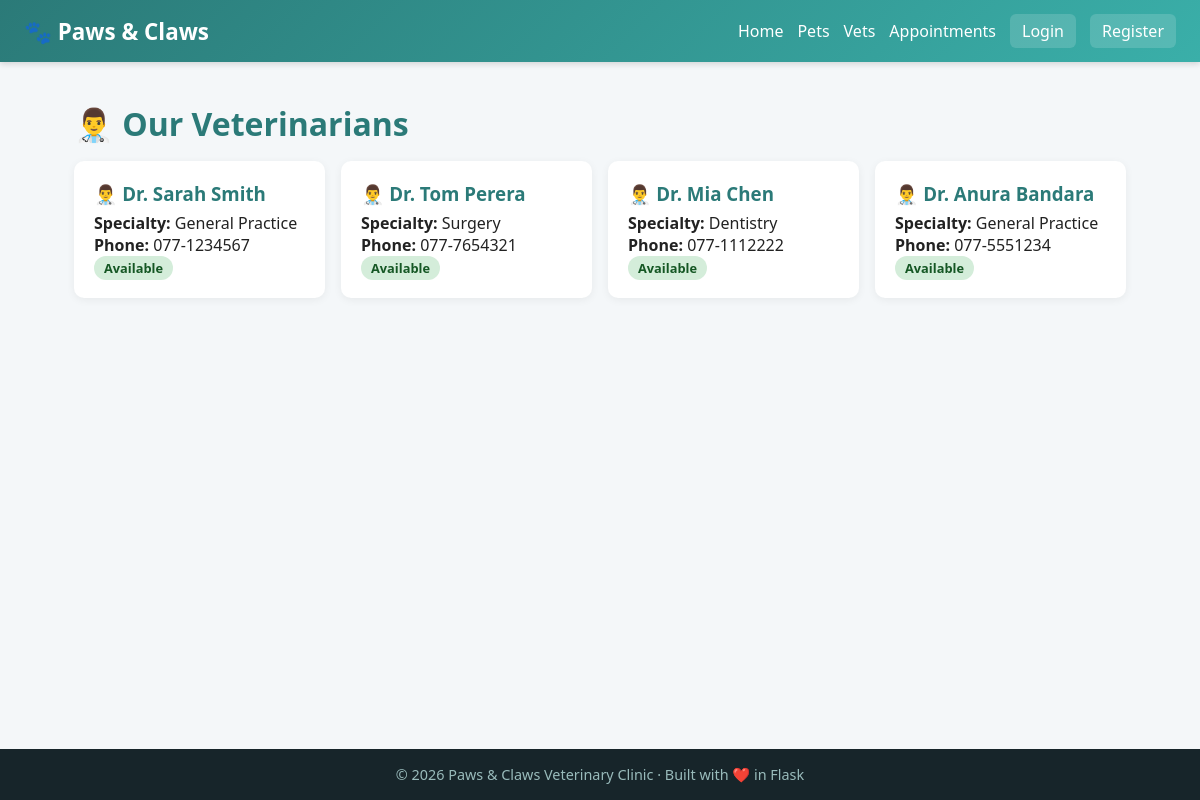
/vets, run on the app's committed database.
### models.py (models this page shows)
class Vet(db.Model):
    id = db.Column(db.Integer, primary_key=True)
    name = db.Column(db.String(80), nullable=False)
    specialty = db.Column(db.String(80))
    phone = db.Column(db.String(20))
    available = db.Column(db.Boolean, default=True)

### app.py (the view)
@app.route('/vets')
def vets():
    all_vets = Vet.query.all()
    return render_template('vets.html', vets=all_vets)

### templates/vets.html (shortened to what this page needs)
{% extends "base.html" %}
{% block content %}
<h1>👨‍⚕️ Our Veterinarians</h1>
<div class="vet-grid">
  {% for v in vets %}
  <div class="vet-card">
    <h3>👨‍⚕️ {{ v.name }}</h3>
    <p><strong>Specialty:</strong> {{ v.specialty }}</p>
    <p><strong>Phone:</strong> {{ v.phone or '-' }}</p>
    <p>
      {% if v.available %}
        <span class="badge confirmed">Available</span>
      {% else %}
        <span class="badge cancelled">Unavailable</span>
      {% endif %}
    </p>
  </div>
  {% endfor %}
</div>
{% endblock %}

### templates/base.html (shortened to what this page needs)
<!DOCTYPE html>
<html lang="en">
<head>
  <link rel="stylesheet" href="{{ url_for('static', filename='style.css') }}">
</head>
<body>
<nav>
  <div class="brand">🐾 Paws & Claws</div>
  <div class="links">
    <a href="/">Home</a>
    <a href="/pets">Pets</a>
    <a href="/vets">Vets</a>
    <a href="/appointments">Appointments</a>
    {% if session.user_id %}
      <span class="user">👤 {{ session.username }}</span>
      <a href="/logout" class="btn-small">Logout</a>
    {% else %}
      <a href="/login" class="btn-small">Login</a>
      <a href="/register" class="btn-small">Register</a>
    {% endif %}
  </div>
</nav>
<main>
  {% block content %}{% endblock %}
</main>
<footer>
  <p>© 2026 Paws & Claws Veterinary Clinic · Built with ❤️ in Flask</p>
</footer>
</body>
</html>

### static/style.css (style rules this page uses)
* { box-sizing: border-box; margin: 0; padding: 0; }
body { font-family: 'Segoe UI', Roboto, Arial, sans-serif; background: #f4f7f9; color: #222; min-height: 100vh; display: flex; flex-direction: column; }
nav { background: linear-gradient(135deg, #2b7a78, #3aafa9); color: white; padding: 14px 24px; display: flex; justify-content: space-between; align-items: center; flex-wrap: wrap; box-shadow: 0 2px 6px rgba(0,0,0,0.15); }
.brand { font-size: 1.4rem; font-weight: bold; }
nav .links { display: flex; gap: 14px; align-items: center; flex-wrap: wrap; }
nav a { color: white; text-decoration: none; font-weight: 500; }
.btn-small { background: rgba(255,255,255,0.15); padding: 6px 12px; border-radius: 6px; }
main { flex: 1; max-width: 1100px; margin: 0 auto; padding: 24px; width: 100%; }
footer { background: #17252a; color: #9bb; text-align: center; padding: 16px; font-size: 0.9rem; }
h1 { color: #2b7a78; margin-bottom: 16px; }
h3 { color: #2b7a78; margin-bottom: 6px; }
.badge { padding: 3px 10px; border-radius: 12px; font-size: 0.8rem; font-weight: 600; }
.badge.confirmed { background: #d4edda; color: #155724; }
.vet-grid { display: grid; grid-template-columns: repeat(auto-fit, minmax(240px, 1fr)); gap: 16px; }
.vet-card { background: white; border-radius: 10px; padding: 20px; box-shadow: 0 2px 8px rgba(0,0,0,0.06); }

### data on the page
Vet: name "Dr. Sarah Smith", specialty "General Practice", phone "077-1234567", available "Available"
Vet: name "Dr. Tom Perera", specialty "Surgery", phone "077-7654321", available "Available"
Vet: name "Dr. Mia Chen", specialty "Dentistry", phone "077-1112222", available "Available"
Vet: name "Dr. Anura Bandara", specialty "General Practice", phone "077-5551234", available "Available"
